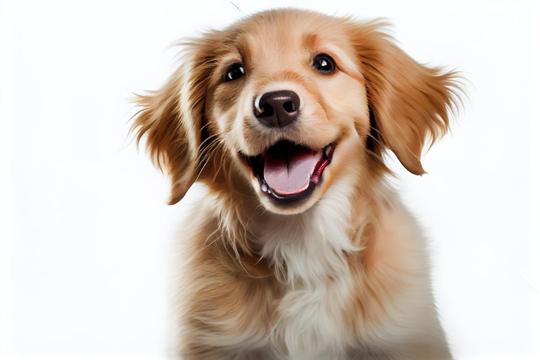
#> input picture Dokumanlar/GoruntuIsleme/kopek.jpg, 540 x 360 px, given in place of the camera
$ python opencv3.py
#> lines starting #> are read from the running program, lines starting #| are printed output that depends on the picture
import cv2
import numpy as np

cap = cv2.VideoCapture(0)

while True:
    ret, frame = cap.read()
#> frame is the input picture: shape (360, 540, 3); mean B, G, R 186.9, 196.9, 210.1
    img = frame[100:300,100:300]
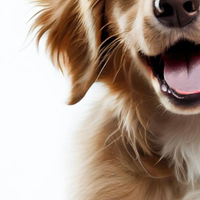
#> img: shape (200, 200, 3); mean B, G, R 138.2, 151.5, 170.6
    kernel = np.ones((16,16))/25
    img2 = cv2.filter2D(frame, -1, kernel)
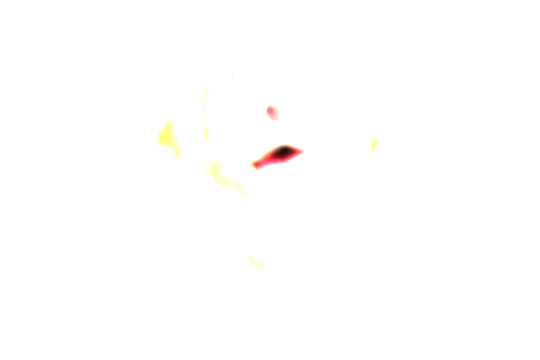
#> img2: shape (360, 540, 3); mean B, G, R 254, 254.4, 254.8
    cv2.imshow('frame2', img2)
    cv2.blur(frame, (16,16), frame)
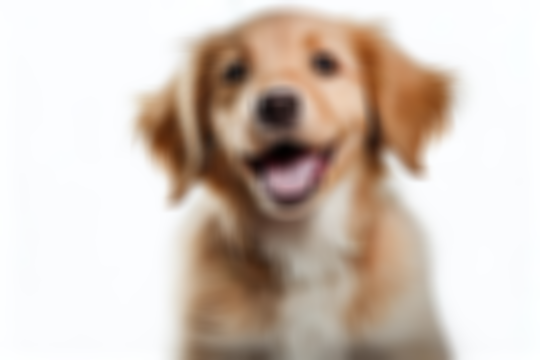
#> frame: shape (360, 540, 3); mean B, G, R 187, 197, 210.2
    frame2 = frame.copy()
    frame3 = frame.copy()
    cv2.GaussianBlur(frame, (15,15),1.0, frame2)
    cv2.medianBlur(frame, 15, frame3)
    cv2.imshow('frame', frame)
    cv2.imshow('frame3', frame2)
    cv2.imshow('frame4', frame3)
    if cv2.waitKey(1) & 0xFF == ord('q'):
#> (key q is pressed here)
        break

# 0xFF
# 0o77
# 0b111
